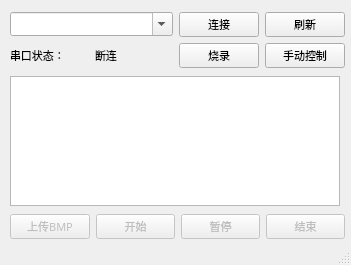
<?xml version="1.0" encoding="UTF-8"?>
<ui version="4.0">
 <class>AutoSplatoon</class>
 <widget class="QMainWindow" name="AutoSplatoon">
  <property name="geometry">
   <rect>
    <x>0</x>
    <y>0</y>
    <width>351</width>
    <height>265</height>
   </rect>
  </property>
  <property name="font">
   <font>
    <family>Consolas</family>
   </font>
  </property>
  <property name="windowTitle">
   <string>AutoSplatoon</string>
  </property>
  <property name="windowIcon">
   <iconset resource="Icons.qrc">
    <normaloff>:/icons/Splatoon_2_-_Green_Inkling_Squid_icon.png</normaloff>:/icons/Splatoon_2_-_Green_Inkling_Squid_icon.png</iconset>
  </property>
  <widget class="QWidget" name="centralwidget">
   <widget class="QWidget" name="verticalLayoutWidget">
    <property name="geometry">
     <rect>
      <x>10</x>
      <y>10</y>
      <width>335</width>
      <height>231</height>
     </rect>
    </property>
    <property name="font">
     <font>
      <family>微软雅黑</family>
      <pointsize>8</pointsize>
      <weight>50</weight>
      <bold>false</bold>
     </font>
    </property>
    <layout class="QVBoxLayout" name="verticalLayout">
     <item>
      <layout class="QGridLayout" name="gridLayout">
       <item row="1" column="1">
        <layout class="QHBoxLayout" name="horizontalLayout_2">
         <item>
          <widget class="QPushButton" name="serialConnectButton">
           <property name="font">
            <font>
             <family>微软雅黑</family>
             <pointsize>8</pointsize>
             <weight>50</weight>
             <bold>false</bold>
            </font>
           </property>
           <property name="text">
            <string>连接</string>
           </property>
          </widget>
         </item>
         <item>
          <widget class="QPushButton" name="serialRefreshButton">
           <property name="font">
            <font>
             <family>微软雅黑</family>
             <pointsize>8</pointsize>
             <weight>50</weight>
             <bold>false</bold>
            </font>
           </property>
           <property name="text">
            <string>刷新</string>
           </property>
          </widget>
         </item>
        </layout>
       </item>
       <item row="3" column="0">
        <layout class="QHBoxLayout" name="horizontalLayout">
         <item>
          <widget class="QLabel" name="label_3">
           <property name="font">
            <font>
             <family>微软雅黑</family>
             <pointsize>8</pointsize>
             <weight>50</weight>
             <bold>false</bold>
            </font>
           </property>
           <property name="text">
            <string>串口状态：</string>
           </property>
          </widget>
         </item>
         <item>
          <widget class="QLabel" name="serialStatusLabel">
           <property name="font">
            <font>
             <family>微软雅黑</family>
             <pointsize>8</pointsize>
             <weight>50</weight>
             <bold>false</bold>
            </font>
           </property>
           <property name="text">
            <string>断连</string>
           </property>
          </widget>
         </item>
        </layout>
       </item>
       <item row="1" column="0">
        <widget class="QComboBox" name="serialPortsBox">
         <property name="font">
          <font>
           <family>微软雅黑</family>
           <pointsize>8</pointsize>
           <weight>50</weight>
           <bold>false</bold>
          </font>
         </property>
         <property name="editable">
          <bool>true</bool>
         </property>
        </widget>
       </item>
       <item row="3" column="1">
        <layout class="QHBoxLayout" name="horizontalLayout_3">
         <item>
          <widget class="QPushButton" name="flashButton">
           <property name="enabled">
            <bool>true</bool>
           </property>
           <property name="font">
            <font>
             <family>微软雅黑</family>
             <pointsize>8</pointsize>
             <weight>50</weight>
             <bold>false</bold>
            </font>
           </property>
           <property name="text">
            <string>烧录</string>
           </property>
          </widget>
         </item>
         <item>
          <widget class="QPushButton" name="manualButton">
           <property name="font">
            <font>
             <family>微软雅黑</family>
             <pointsize>8</pointsize>
             <weight>50</weight>
             <bold>false</bold>
            </font>
           </property>
           <property name="text">
            <string>手动控制</string>
           </property>
          </widget>
         </item>
        </layout>
       </item>
      </layout>
     </item>
     <item>
      <widget class="QGraphicsView" name="graphicsView">
       <property name="enabled">
        <bool>true</bool>
       </property>
       <property name="sizePolicy">
        <sizepolicy hsizetype="Maximum" vsizetype="Maximum">
         <horstretch>0</horstretch>
         <verstretch>0</verstretch>
        </sizepolicy>
       </property>
       <property name="maximumSize">
        <size>
         <width>330</width>
         <height>130</height>
        </size>
       </property>
       <property name="font">
        <font>
         <family>微软雅黑</family>
         <pointsize>8</pointsize>
         <weight>50</weight>
         <bold>false</bold>
        </font>
       </property>
      </widget>
     </item>
     <item>
      <layout class="QHBoxLayout" name="horizontalLayout_5">
       <item>
        <widget class="QPushButton" name="uploadButton">
         <property name="enabled">
          <bool>false</bool>
         </property>
         <property name="font">
          <font>
           <family>微软雅黑</family>
           <pointsize>8</pointsize>
           <weight>50</weight>
           <bold>false</bold>
          </font>
         </property>
         <property name="text">
          <string>上传BMP</string>
         </property>
        </widget>
       </item>
       <item>
        <widget class="QPushButton" name="startButton">
         <property name="enabled">
          <bool>false</bool>
         </property>
         <property name="font">
          <font>
           <family>微软雅黑</family>
           <pointsize>8</pointsize>
           <weight>50</weight>
           <bold>false</bold>
          </font>
         </property>
         <property name="text">
          <string>开始</string>
         </property>
        </widget>
       </item>
       <item>
        <widget class="QPushButton" name="pauseButton">
         <property name="enabled">
          <bool>false</bool>
         </property>
         <property name="font">
          <font>
           <family>微软雅黑</family>
           <pointsize>8</pointsize>
           <weight>50</weight>
           <bold>false</bold>
          </font>
         </property>
         <property name="text">
          <string>暂停</string>
         </property>
        </widget>
       </item>
       <item>
        <widget class="QPushButton" name="haltButton">
         <property name="enabled">
          <bool>false</bool>
         </property>
         <property name="font">
          <font>
           <family>微软雅黑</family>
           <pointsize>8</pointsize>
           <weight>50</weight>
           <bold>false</bold>
          </font>
         </property>
         <property name="text">
          <string>结束</string>
         </property>
        </widget>
       </item>
      </layout>
     </item>
    </layout>
   </widget>
  </widget>
  <widget class="QStatusBar" name="statusbar"/>
  <action name="actionQuit">
   <property name="text">
    <string>Quit</string>
   </property>
  </action>
 </widget>
 <resources>
  <include location="Icons.qrc"/>
 </resources>
 <connections/>
</ui>
